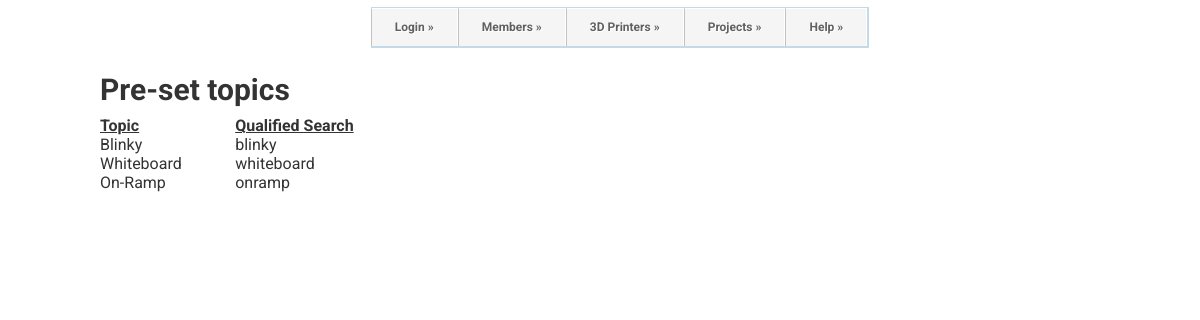
The app's page /topics.php with its own data.
### tables this page shows
CREATE TABLE IF NOT EXISTS `topics` (
`rcdNbr` smallint(7) NOT NULL,
  `groupName` varchar(20) NOT NULL,
  `topicDescription` varchar(40) NOT NULL,
  `topicQualifiedSearch` varchar(60) NOT NULL
);

### topics.php (the view, shortened to what this page needs)
<?php
  $mysql_dsn = $_SESSION["mysql_dsn"];
  $mysql_username = $_SESSION["mysql_username"];
  $mysql_password = $_SESSION["mysql_password"];
?>
<html>
<head>
  <link rel="stylesheet" href="https://maxcdn.bootstrapcdn.com/bootstrap/3.3.6/css/bootstrap.min.css"
>
  <link rel="stylesheet" type="text/css" href="main.css">
</head>
<body>
  <div id = "memberList">
<?php
	  print " <h2><strong> Pre-set topics </strong></h2>";
      try {
        $con= new PDO($mysql_dsn, $mysql_username, $mysql_password);
        $con->setAttribute(PDO::ATTR_ERRMODE, PDO::ERRMODE_EXCEPTION);
        $query = "SELECT  topicDescription as 'Topic', topicQualifiedSearch as 'Qualified Search'
		            FROM topics
				 ";
        print "<table> \n";
        $result = $con->query($query);
        $row = $result->fetch(PDO::FETCH_ASSOC);
        print "  <tr> \n";
        foreach ($row as $field => $value){
          print "    <th><u>$field </u><span style='margin-left:6em'></th> \n";
        }
        print "  </tr> \n";
        $data = $con->query($query);
        $data->setFetchMode(PDO::FETCH_ASSOC);
        foreach($data as $row){
          print "  <tr> \n";
          foreach ($row as $name=>$value){
            print "    <td>$value</td> \n";
          }
          print "  </tr> \n";
        }
        print "</table> \n";
      } catch(PDOException $e) {
          echo 'ERROR: ' . $e->getMessage();
      }
?>
   </div>
</body>
</html>

### main.css (style rules this page uses)
body { font-family: 'Roboto', sans-serif; font-weight: 300; }
header { padding: 5px 0; }
header nav { display: flex; justify-content: flex-end; }
#wrapper { width:830px; margin:0 auto; margin-top:2px; }
#nav { position:relative; width:830px; margin:0 auto; }
ul#navigation { margin:0px auto; position:relative; float:left; border-left:0px solid #c4dbe7; border-right:2px solid #c4dbe7; }
ul#navigation li { display:inline; font-size:12px; font-weight:bold; margin:0; padding:0; float:left; position:relative; border-top:1px solid #c4dbe7; border-bottom:2px solid #c4dbe7; }
ul#navigation li a { padding:10px 23px; color:#616161; text-shadow:1px 1px 0px #fff; text-decoration:none; display:inline-block; border-right:1px solid #fff; border-left:1px solid #C2C2C2; border-top:1px solid #fff; background: #f5f5f5; -webkit-transition:color 0.2s linear, background 0.2s linear; -moz-transition:color 0.2s linear, background 0.2s linear; -o-transition:color 0.2s linear, background 0.2s linear; transition:color 0.2s linear, background 0.2s linear; }

### topics.php (style rules this page uses)
#memberList { margin: 100px; margin-top:2px; }

### records on screen
topics: topicDescription "Blinky", topicQualifiedSearch "blinky"
topics: topicDescription "Whiteboard", topicQualifiedSearch "whiteboard"
topics: topicDescription "On-Ramp", topicQualifiedSearch "onramp"

### other values on screen
$field "Topic"
$field "Qualified Search"
